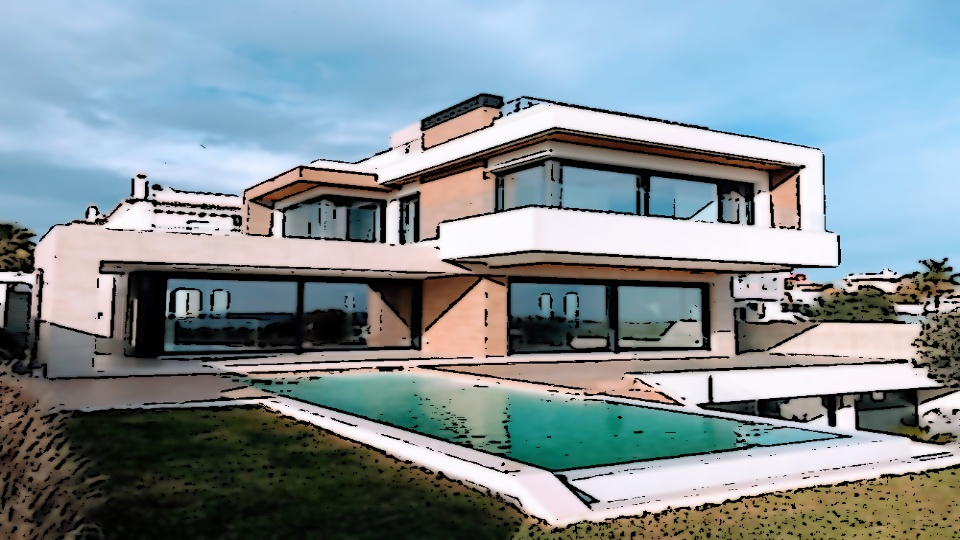
#> input picture cartoonified_image.jpg, 960 x 540 px
$ python -i main.py   (imports and definitions only)
#> lines starting #> are read from the running program, lines starting #| are printed output that depends on the picture; after the words box and inside, x2 and y2 are one past the last pixel; in counts of white or black regions, pixels touching at a corner belong together
import cv2  # for image processing
import easygui  # to open the fileBox
import matplotlib.pyplot as plt
import os
from tkinter import *
import tkinter as tk
import sys

# [8 lines of commented-out code are left out]
# [4 lines not run here, left out]

#8D918D is Gunmetal gray color
# [1 line that did not run here, left out]

#Get Img
def uploadImg():
    #To choose the img from the device and stores the path as a string
    imgPath = easygui.fileopenbox()
    cartoonify(imgPath)

def cartoonify(imgPath):
    # read the image
#> called with imgPath = 'cartoonified_image.jpg'
    chosenImg = cv2.imread(imgPath)  # imread is used to store img as numbers
#> chosenImg is the input picture: shape (540, 960, 3); mean B, G, R 151.2, 145.1, 131.6
    # HINT: we can also use numpy to convert img to numpy array

    chosenImg = cv2.cvtColor(chosenImg, cv2.COLOR_BGR2RGB)
    #print(chosenImg)  # image is stored in form of numbers

    # To confirm that the image is chosen
    if chosenImg is None:
        print("Can't find any image, please try again")
        sys.exit()

    # Width = 960 , Height = 540
    ReSized1 = cv2.resize(chosenImg, (960, 540))
    # plt.imshow(ReSized1, cmap='gray')

    # converting an image to grayscale(used in flag parameter)
    grayScaleImage = cv2.cvtColor(chosenImg, cv2.COLOR_BGR2GRAY)
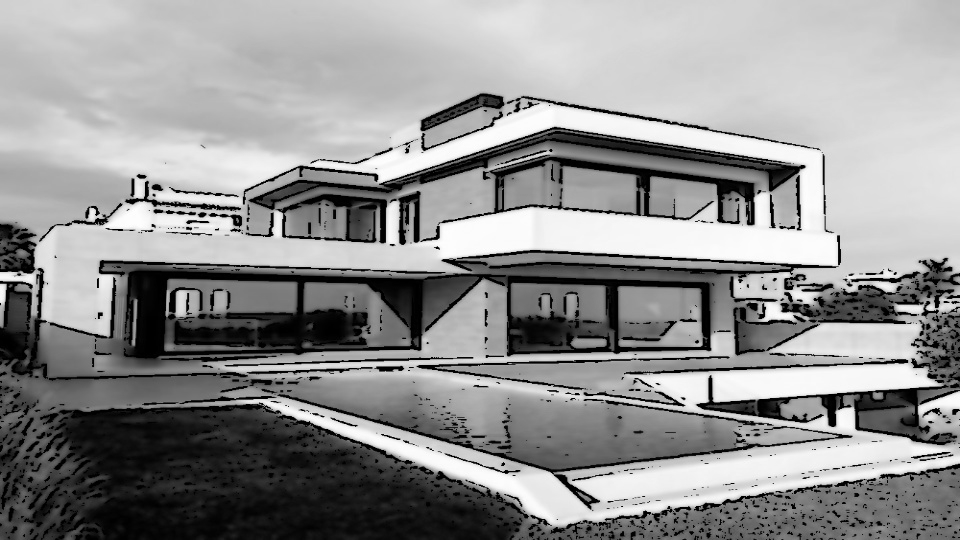
#> grayScaleImage: shape (540, 960); min 0, max 255, mean 145.4
    ReSized2 = cv2.resize(grayScaleImage, (960, 540))
    #plt.imshow(ReSized2, cmap='gray')

    # applying median blur to smoothen an image
    smoothGrayScale = cv2.medianBlur(grayScaleImage, 5)
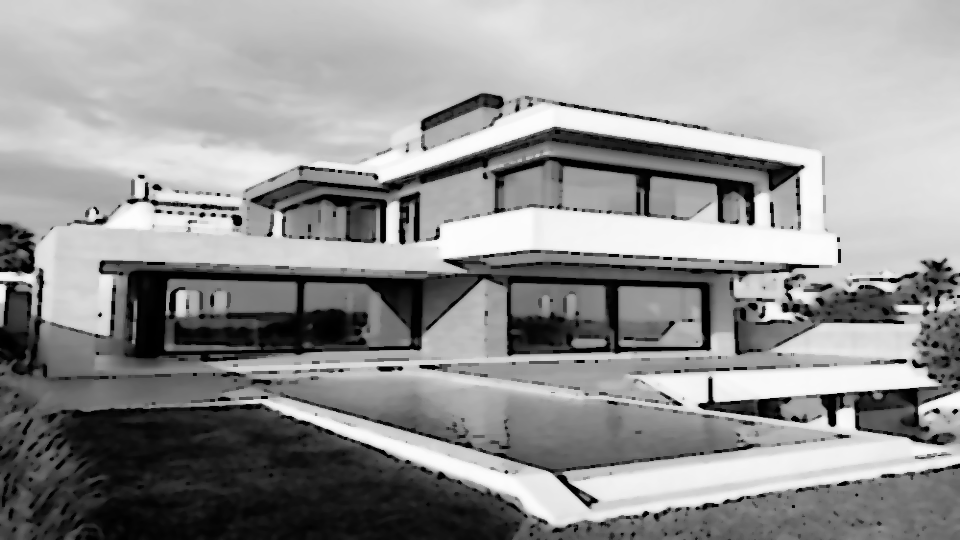
#> smoothGrayScale: shape (540, 960); min 0, max 253, mean 148.7
    ReSized3 = cv2.resize(smoothGrayScale, (960, 540))
    # plt.imshow(ReSized3, cmap='gray')

    # retrieving the edges for cartoon effect
    # by using thresholding technique
    getEdge = cv2.adaptiveThreshold(smoothGrayScale, 255,
                                    cv2.ADAPTIVE_THRESH_MEAN_C,
                                    cv2.THRESH_BINARY, 9, 9)
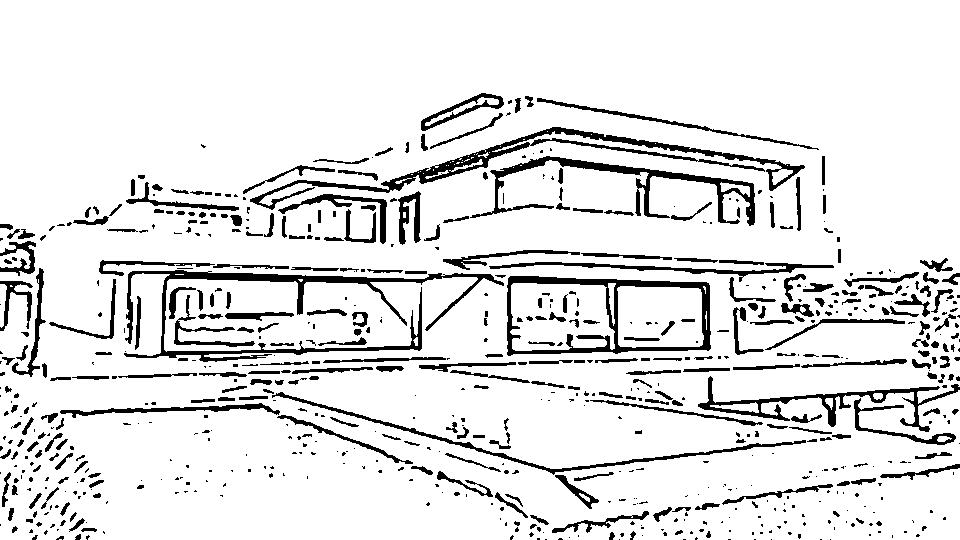
#> getEdge: shape (540, 960); 89.3% white; 703 black regions (397 under 20 px), largest, box (x1, y1, x2, y2) and area: (124, 270, 504, 362) 4821, (250, 127, 805, 210) 4513, (507, 276, 711, 356) 3427

    ReSized4 = cv2.resize(getEdge, (960, 540))
    # plt.imshow(ReSized4, cmap='gray')

    # We use bilateralFilter which removes the noise
    # and keep edge sharp as required
    colorImage = cv2.bilateralFilter(chosenImg, 9, 300, 300)
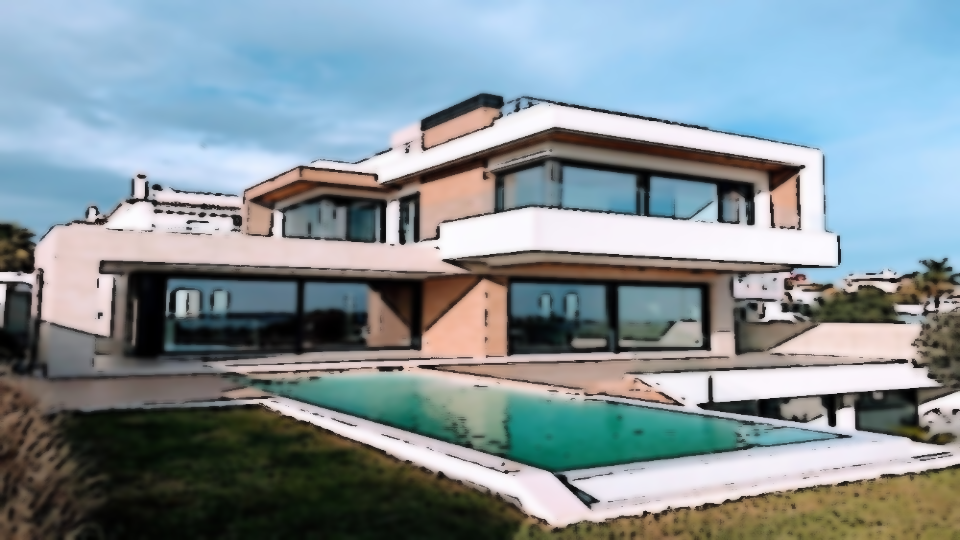
#> colorImage: shape (540, 960, 3); mean R, G, B 132.4, 145.9, 152
    ReSized5 = cv2.resize(colorImage, (960, 540))
    # plt.imshow(ReSized5, cmap='gray')

    # masking edged image with our "BEAUTIFY" image
    cartoonImage = cv2.bitwise_and(colorImage, colorImage, mask=getEdge)
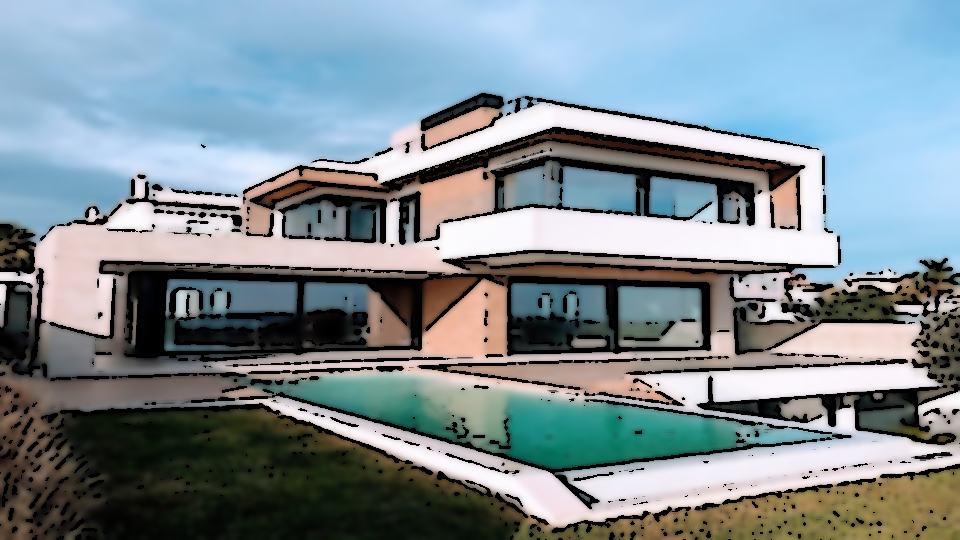
#> cartoonImage: shape (540, 960, 3); mean R, G, B 126.5, 140.3, 146.6
    ReSized6 = cv2.resize(cartoonImage, (960, 540))
    # plt.imshow(ReSized6, cmap='gray')

    # Plotting the whole transition
    images = [ReSized1, ReSized2, ReSized3, ReSized4, ReSized5, ReSized6]
    figNames = ['Original photo','GrayScaled Photo','Blurred Photo','Cartoon Photo','BilateralFiltered Photo','Beautified Photo']

    fig, axes = plt.subplots(3, 2, figsize=(8, 8), subplot_kw={'xticks': [], 'yticks': []},
                             gridspec_kw=dict(hspace=0.3, wspace=0.1))   #rows = 3 , cols = 2

    for itr, img in enumerate(axes.flat):
        img.set_title(figNames[itr])
        img.imshow(images[itr], cmap='gray')

#> (the run stopped early here; a loop or call above may not have finished)
